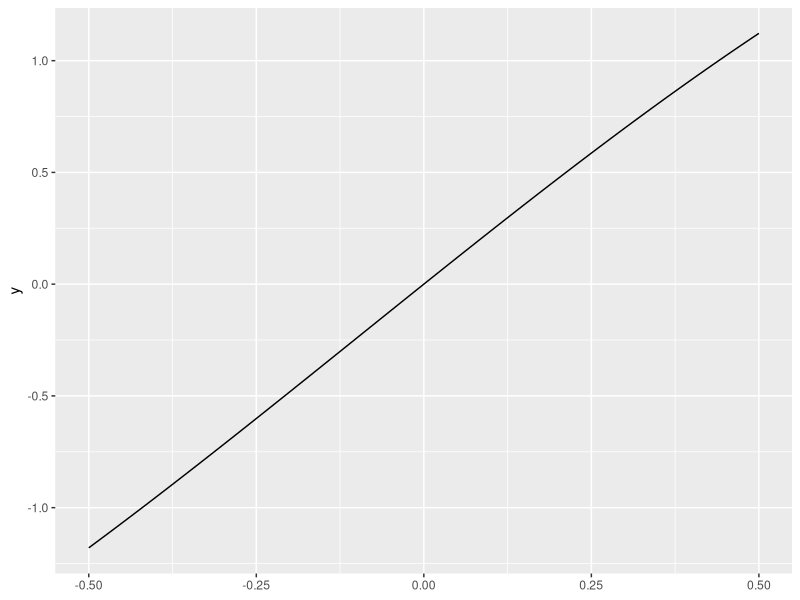
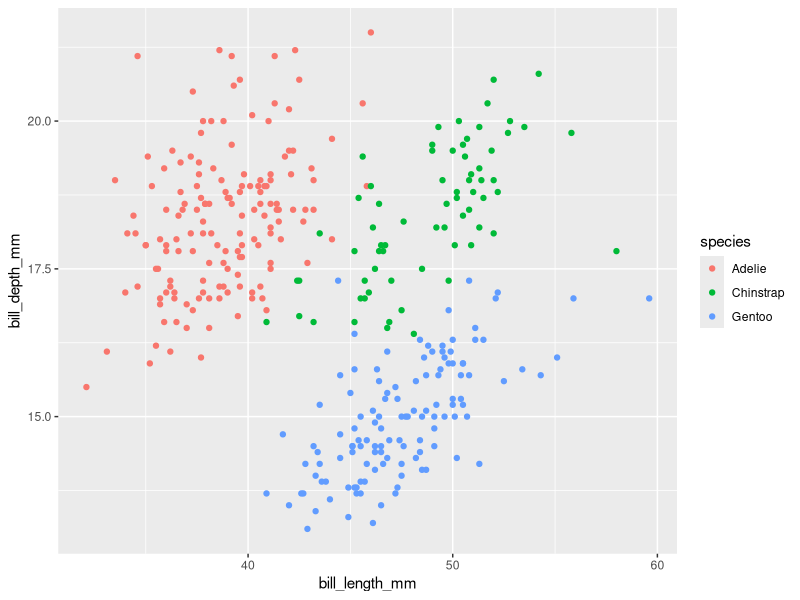
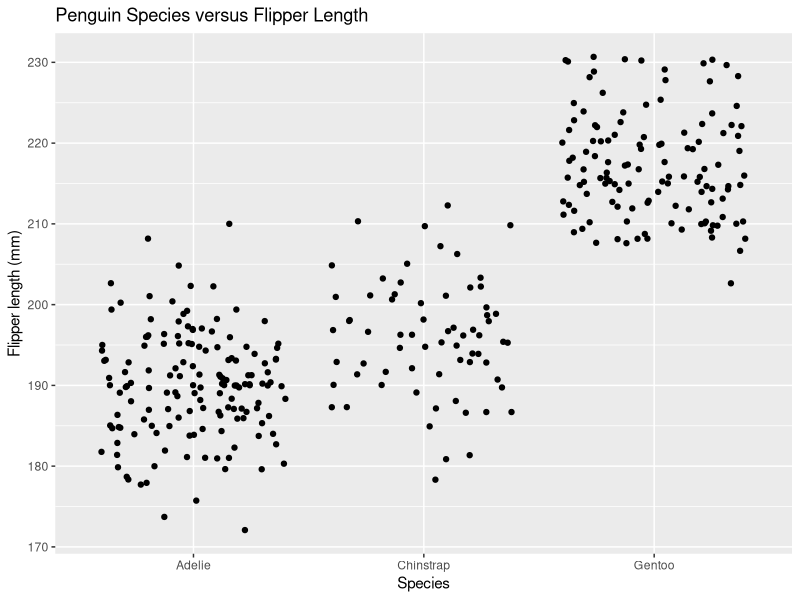

Source code (R) for these figures, in order:
## ---- chunk 1
knitr::opts_chunk$set(echo = TRUE)
library(tidyverse)
library(palmerpenguins)
## ---- chunk 2
# Problem A
f_x = expression(x^2)

df_dx = D(expr = f_x, "x")

df_dx

x = 3

eval(expr = df_dx)

## ---- chunk 3
# Problem B

p_a = expression(2*(3*a+2)^4-5)

df_da = D(expr = p_a, "a")

df_da 

a = 1.2

eval(expr = df_da)

## ---- chunk 4
# Problem C 

g_t = expression((-4*t)/((t^2+1)^3))

gf_gt = D(expr = g_t, "t")

gf_gt

t = 0

eval(expr = gf_gt)

## ---- chunk 5
g_z = expression(4.6-1.9*z^3)

gf_dz = D(exp = g_z, "z")

gf_dz

g2_z2 = expression(-1.9*(3*z^2))

g2f_dz2 = D(exp = g2_z2, "z")

g2f_dz2

## ---- chunk 6

#Partial derivatives 

f_x_y_Z = expression(2*x^2*y-3*x+1+4*z^4*x)

df_dx = D(exp = f_x_y_Z, "x")

df_dx

df_dy = D(exp = f_x_y_Z, "y")

df_dy

df_dz = D(exp = f_x_y_Z, "z")

df_dz
## ---- chunk 7
f_x = function(x) {
  2.4 * exp(-.05 * x) * sin(x)
}
  ggplot(data = NULL) +
  stat_function(fun = f_x) +
  xlim(min = -.5, max = .5)
## ---- chunk 8

ggplot(data = penguins, aes(x = bill_length_mm, y = bill_depth_mm)) + geom_point(aes(color = species))


## ---- chunk 9
ggplot(data = penguins, aes(x = species, y = flipper_length_mm)) + geom_jitter() + 
  labs (x = "Species", 
        y = "Flipper length (mm)",
        title = "Penguin Species versus Flipper Length")
